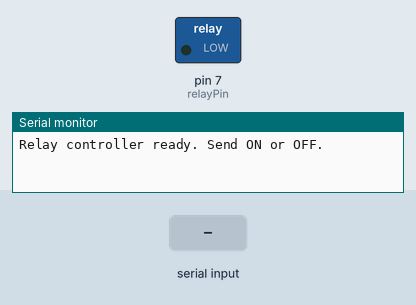
A sketch run on a simulated Arduino Uno, built with avr-gcc and run on an emulated ATmega328P. On the bench: switched loads named in the sketch (green lamp = pin HIGH), the last lines printed to the serial monitor. The inputs (shaded band) are chosen by the test bench.

Above: at 1.2 s.
1.3 s: "ON\n" received over Serial
At 2.0 s:
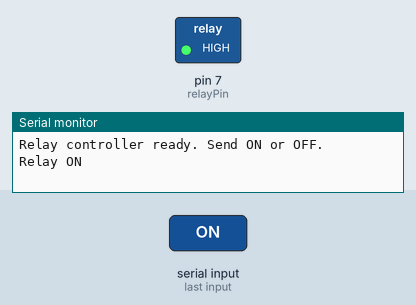
2.8 s: "OFF\n" received over Serial
At 3.2 s:
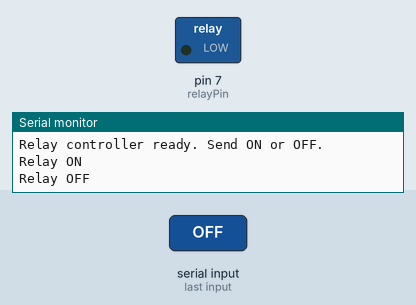
Timing chart, 0 to 5.8 s (numbered marks = the images above; inputs shaded):
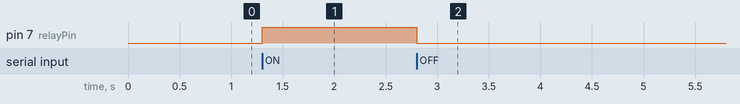

Measured:
- after the input at 1.3 s, pin 7 (relayPin): LOW → HIGH at once
- after the input at 2.8 s, pin 7 (relayPin): HIGH → LOW at once

The sketch:

door_lock_relay.ino
```cpp
// Pin where the relay is connected
const int relayPin = 7;

void setup() {
  // Initialize relay pin as output
  pinMode(relayPin, OUTPUT);
  digitalWrite(relayPin, LOW); // start OFF

  // Start serial communication
  Serial.begin(115200);
  Serial.println("Relay controller ready. Send ON or OFF.");
}

void loop() {
  // Check if data is available on serial
  if (Serial.available() > 0) {
    String command = Serial.readStringUntil('\n'); // read until newline
    command.trim(); // remove spaces / newlines

    if (command.equalsIgnoreCase("ON")) {
      digitalWrite(relayPin, HIGH); // turn relay ON
      Serial.println("Relay ON");
    }
    else if (command.equalsIgnoreCase("OFF")) {
      digitalWrite(relayPin, LOW); // turn relay OFF
      Serial.println("Relay OFF");
    }
    else {
      Serial.print("Unknown command: ");
      Serial.println(command);
    }
  }
}
```
